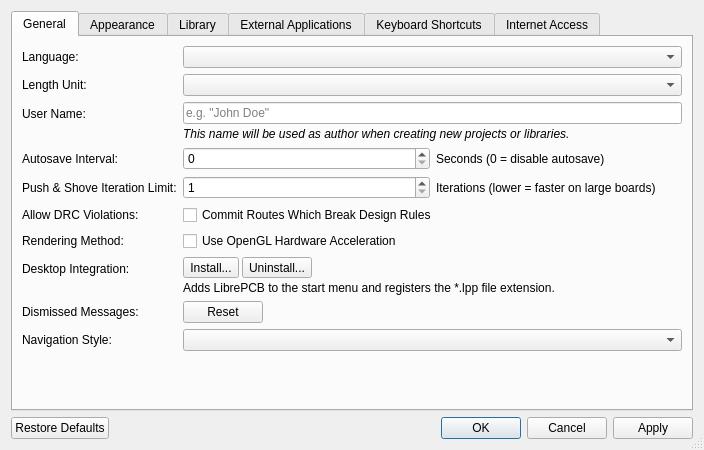
<?xml version="1.0" encoding="UTF-8"?>
<ui version="4.0">
 <class>librepcb::editor::WorkspaceSettingsDialog</class>
 <widget class="QDialog" name="librepcb::editor::WorkspaceSettingsDialog">
  <property name="windowModality">
   <enum>Qt::WindowModality::ApplicationModal</enum>
  </property>
  <property name="geometry">
   <rect>
    <x>0</x>
    <y>0</y>
    <width>704</width>
    <height>450</height>
   </rect>
  </property>
  <property name="windowTitle">
   <string>Workspace Settings</string>
  </property>
  <property name="sizeGripEnabled">
   <bool>true</bool>
  </property>
  <property name="modal">
   <bool>true</bool>
  </property>
  <layout class="QVBoxLayout" name="verticalLayout">
   <item>
    <widget class="QTabWidget" name="tabWidget">
     <property name="currentIndex">
      <number>0</number>
     </property>
     <widget class="QWidget" name="generalTab">
      <attribute name="title">
       <string>General</string>
      </attribute>
      <layout class="QFormLayout" name="formLayout">
       <property name="fieldGrowthPolicy">
        <enum>QFormLayout::FieldGrowthPolicy::AllNonFixedFieldsGrow</enum>
       </property>
       <item row="0" column="0">
        <widget class="QLabel" name="label_5">
         <property name="text">
          <string>Language:</string>
         </property>
        </widget>
       </item>
       <item row="0" column="1">
        <widget class="QComboBox" name="cbxAppLocale">
         <property name="insertPolicy">
          <enum>QComboBox::InsertPolicy::NoInsert</enum>
         </property>
        </widget>
       </item>
       <item row="1" column="0">
        <widget class="QLabel" name="label_4">
         <property name="text">
          <string>Length Unit:</string>
         </property>
        </widget>
       </item>
       <item row="1" column="1">
        <widget class="QComboBox" name="cbxDefaultLengthUnit">
         <property name="insertPolicy">
          <enum>QComboBox::InsertPolicy::NoInsert</enum>
         </property>
        </widget>
       </item>
       <item row="2" column="0">
        <widget class="QLabel" name="label_2">
         <property name="text">
          <string>User Name:</string>
         </property>
        </widget>
       </item>
       <item row="2" column="1">
        <layout class="QVBoxLayout" name="verticalLayout_7">
         <property name="spacing">
          <number>3</number>
         </property>
         <property name="sizeConstraint">
          <enum>QLayout::SizeConstraint::SetMinimumSize</enum>
         </property>
         <item>
          <widget class="QLineEdit" name="edtUserName">
           <property name="text">
            <string notr="true"/>
           </property>
           <property name="maxLength">
            <number>100</number>
           </property>
           <property name="placeholderText">
            <string extracomment="Example for a user name.">e.g. &quot;John Doe&quot;</string>
           </property>
           <property name="clearButtonEnabled">
            <bool>true</bool>
           </property>
          </widget>
         </item>
         <item>
          <widget class="QLabel" name="label_3">
           <property name="sizePolicy">
            <sizepolicy hsizetype="Preferred" vsizetype="Fixed">
             <horstretch>0</horstretch>
             <verstretch>0</verstretch>
            </sizepolicy>
           </property>
           <property name="font">
            <font>
             <pointsize>9</pointsize>
             <italic>true</italic>
            </font>
           </property>
           <property name="text">
            <string>This name will be used as author when creating new projects or libraries.</string>
           </property>
           <property name="wordWrap">
            <bool>true</bool>
           </property>
          </widget>
         </item>
        </layout>
       </item>
       <item row="3" column="0">
        <widget class="QLabel" name="label_6">
         <property name="text">
          <string>Autosave Interval:</string>
         </property>
        </widget>
       </item>
       <item row="4" column="0">
        <widget class="QLabel" name="lblPnsShoveIterationLimit">
         <property name="toolTip">
          <string>Limits how many push steps the router tries for each mouse movement before it gives up and walks around the obstacle instead. 250 is KiCad's value. A lower value like 50 makes routing on large boards much more responsive, at the price of occasionally not pushing a long chain of traces. Applies to the next route.</string>
         </property>
         <property name="text">
          <string>Push &amp; Shove Iteration Limit:</string>
         </property>
        </widget>
       </item>
       <item row="6" column="0">
        <widget class="QLabel" name="label_10">
         <property name="text">
          <string>Rendering Method:</string>
         </property>
        </widget>
       </item>
       <item row="7" column="0">
        <widget class="QLabel" name="lblDesktopIntegration">
         <property name="text">
          <string>Desktop Integration:</string>
         </property>
        </widget>
       </item>
       <item row="8" column="0">
        <widget class="QLabel" name="label">
         <property name="text">
          <string>Dismissed Messages:</string>
         </property>
        </widget>
       </item>
       <item row="8" column="1">
        <widget class="QPushButton" name="btnResetDismissedMessages">
         <property name="sizePolicy">
          <sizepolicy hsizetype="Fixed" vsizetype="Fixed">
           <horstretch>0</horstretch>
           <verstretch>0</verstretch>
          </sizepolicy>
         </property>
         <property name="text">
          <string notr="true">Reset</string>
         </property>
        </widget>
       </item>
       <item row="3" column="1">
        <layout class="QHBoxLayout" name="horizontalLayout">
         <item>
          <widget class="QSpinBox" name="spbAutosaveInterval">
           <property name="maximum">
            <number>10000</number>
           </property>
           <property name="singleStep">
            <number>60</number>
           </property>
          </widget>
         </item>
         <item>
          <widget class="QLabel" name="label_7">
           <property name="text">
            <string>Seconds (0 = disable autosave)</string>
           </property>
          </widget>
         </item>
        </layout>
       </item>
       <item row="4" column="1">
        <layout class="QHBoxLayout" name="horizontalLayout_9">
         <item>
          <widget class="QSpinBox" name="spbPnsShoveIterationLimit">
           <property name="toolTip">
            <string>Limits how many push steps the router tries for each mouse movement before it gives up and walks around the obstacle instead. 250 is KiCad's value. A lower value like 50 makes routing on large boards much more responsive, at the price of occasionally not pushing a long chain of traces. Applies to the next route.</string>
           </property>
           <property name="minimum">
            <number>1</number>
           </property>
           <property name="maximum">
            <number>10000</number>
           </property>
           <property name="singleStep">
            <number>10</number>
           </property>
          </widget>
         </item>
         <item>
          <widget class="QLabel" name="lblPnsShoveIterationLimitHint">
           <property name="text">
            <string>Iterations (lower = faster on large boards)</string>
           </property>
          </widget>
         </item>
        </layout>
       </item>
       <item row="5" column="0">
        <widget class="QLabel" name="lblPnsAllowDrcViolations">
         <property name="toolTip">
          <string>Only the router's "mark obstacles" mode is affected. With this on, a route which collides with something is committed anyway and the design rule check reports it afterwards. Off by default, which refuses such a route instead.</string>
         </property>
         <property name="text">
          <string>Allow DRC Violations:</string>
         </property>
        </widget>
       </item>
       <item row="5" column="1">
        <widget class="QCheckBox" name="cbxPnsAllowDrcViolations">
         <property name="toolTip">
          <string>Only the router's "mark obstacles" mode is affected. With this on, a route which collides with something is committed anyway and the design rule check reports it afterwards. Off by default, which refuses such a route instead.</string>
         </property>
         <property name="text">
          <string>Commit Routes Which Break Design Rules</string>
         </property>
        </widget>
       </item>
       <item row="6" column="1">
        <widget class="QCheckBox" name="cbxUseOpenGl">
         <property name="text">
          <string>Use OpenGL Hardware Acceleration</string>
         </property>
        </widget>
       </item>
       <item row="7" column="1">
        <layout class="QVBoxLayout" name="verticalLayout_8">
         <property name="spacing">
          <number>3</number>
         </property>
         <item>
          <layout class="QHBoxLayout" name="horizontalLayout_5">
           <item>
            <widget class="QToolButton" name="btnInstallApp">
             <property name="text">
              <string>Install...</string>
             </property>
            </widget>
           </item>
           <item>
            <widget class="QToolButton" name="btnUninstallApp">
             <property name="text">
              <string>Uninstall...</string>
             </property>
            </widget>
           </item>
           <item>
            <widget class="QLabel" name="lblDesktopIntegrationStatus">
             <property name="sizePolicy">
              <sizepolicy hsizetype="Expanding" vsizetype="Preferred">
               <horstretch>0</horstretch>
               <verstretch>0</verstretch>
              </sizepolicy>
             </property>
             <property name="text">
              <string notr="true"/>
             </property>
             <property name="indent">
              <number>10</number>
             </property>
            </widget>
           </item>
          </layout>
         </item>
         <item>
          <widget class="QLabel" name="label_20">
           <property name="text">
            <string>Adds LibrePCB to the start menu and registers the *.lpp file extension.</string>
           </property>
           <property name="wordWrap">
            <bool>true</bool>
           </property>
          </widget>
         </item>
        </layout>
       </item>
       <item row="9" column="0">
        <widget class="QLabel" name="lblNavigationStyle">
         <property name="toolTip">
          <string>In the touchpad style, Shift with pointer motion pans, and Ctrl+Shift with vertical pointer motion zooms about the pointer (moving up zooms in), in the 2D editors and the 3D viewer alike. Alt with pointer motion rotates the 3D view, and Alt instead of Shift disables grid snapping in the 2D tools. The mouse buttons and the wheel keep working as in the default style. Applies immediately.</string>
         </property>
         <property name="text">
          <string>Navigation Style:</string>
         </property>
        </widget>
       </item>
       <item row="9" column="1">
        <widget class="QComboBox" name="cbxNavigationStyle">
         <property name="toolTip">
          <string>In the touchpad style, Shift with pointer motion pans, and Ctrl+Shift with vertical pointer motion zooms about the pointer (moving up zooms in), in the 2D editors and the 3D viewer alike. Alt with pointer motion rotates the 3D view, and Alt instead of Shift disables grid snapping in the 2D tools. The mouse buttons and the wheel keep working as in the default style. Applies immediately.</string>
         </property>
         <property name="insertPolicy">
          <enum>QComboBox::InsertPolicy::NoInsert</enum>
         </property>
        </widget>
       </item>
      </layout>
     </widget>
     <widget class="QWidget" name="appearanceTab">
      <attribute name="title">
       <string>Appearance</string>
      </attribute>
      <layout class="QGridLayout" name="gridLayout" rowstretch="0,0,0,0,1" columnstretch="0,0,1,0,0,0,0,0,0,0">
       <property name="horizontalSpacing">
        <number>0</number>
       </property>
       <item row="2" column="2">
        <widget class="QComboBox" name="cbxBoard2dColorSchemes">
         <property name="font">
          <font>
           <bold>false</bold>
          </font>
         </property>
         <property name="maxVisibleItems">
          <number>15</number>
         </property>
         <property name="insertPolicy">
          <enum>QComboBox::InsertPolicy::NoInsert</enum>
         </property>
        </widget>
       </item>
       <item row="1" column="2">
        <widget class="QComboBox" name="cbxSchematicColorSchemes">
         <property name="font">
          <font>
           <bold>false</bold>
          </font>
         </property>
         <property name="maxVisibleItems">
          <number>15</number>
         </property>
         <property name="insertPolicy">
          <enum>QComboBox::InsertPolicy::NoInsert</enum>
         </property>
        </widget>
       </item>
       <item row="1" column="6">
        <widget class="QToolButton" name="btnDuplicateSchematicColorScheme">
         <property name="toolTip">
          <string>Duplicate</string>
         </property>
         <property name="text">
          <string notr="true"/>
         </property>
         <property name="icon">
          <iconset>
           <normaloff>:/img/actions/copy.png</normaloff>:/img/actions/copy.png</iconset>
         </property>
        </widget>
       </item>
       <item row="1" column="0">
        <widget class="QLabel" name="label_18">
         <property name="font">
          <font>
           <bold>false</bold>
          </font>
         </property>
         <property name="text">
          <string>Schematics:</string>
         </property>
        </widget>
       </item>
       <item row="2" column="4">
        <widget class="QToolButton" name="btnEditBoard2dColorScheme">
         <property name="toolTip">
          <string>Modify (only for user-defined color schemes)</string>
         </property>
         <property name="text">
          <string notr="true"/>
         </property>
         <property name="icon">
          <iconset>
           <normaloff>:/img/actions/edit.png</normaloff>:/img/actions/edit.png</iconset>
         </property>
        </widget>
       </item>
       <item row="0" column="1">
        <spacer name="horizontalSpacer">
         <property name="orientation">
          <enum>Qt::Orientation::Vertical</enum>
         </property>
         <property name="sizeType">
          <enum>QSizePolicy::Policy::Fixed</enum>
         </property>
         <property name="sizeHint" stdset="0">
          <size>
           <width>6</width>
           <height>20</height>
          </size>
         </property>
        </spacer>
       </item>
       <item row="1" column="7">
        <widget class="QLabel" name="label_17">
         <property name="sizePolicy">
          <sizepolicy hsizetype="Fixed" vsizetype="Preferred">
           <horstretch>0</horstretch>
           <verstretch>0</verstretch>
          </sizepolicy>
         </property>
         <property name="text">
          <string>Grid:</string>
         </property>
         <property name="indent">
          <number>20</number>
         </property>
        </widget>
       </item>
       <item row="0" column="0">
        <widget class="QLabel" name="label_16">
         <property name="text">
          <string>Theme:</string>
         </property>
        </widget>
       </item>
       <item row="3" column="4">
        <widget class="QToolButton" name="btnEditBoard3dColorScheme">
         <property name="toolTip">
          <string>Modify (only for user-defined color schemes)</string>
         </property>
         <property name="text">
          <string notr="true"/>
         </property>
         <property name="icon">
          <iconset>
           <normaloff>:/img/actions/edit.png</normaloff>:/img/actions/edit.png</iconset>
         </property>
        </widget>
       </item>
       <item row="2" column="9">
        <widget class="QComboBox" name="cbxBoardGridStyle">
         <property name="sizePolicy">
          <sizepolicy hsizetype="Fixed" vsizetype="Fixed">
           <horstretch>0</horstretch>
           <verstretch>0</verstretch>
          </sizepolicy>
         </property>
        </widget>
       </item>
       <item row="1" column="5">
        <widget class="QToolButton" name="btnRemoveSchematicColorScheme">
         <property name="toolTip">
          <string>Remove (only for user-defined color schemes)</string>
         </property>
         <property name="text">
          <string notr="true"/>
         </property>
         <property name="icon">
          <iconset>
           <normaloff>:/img/actions/minus.png</normaloff>:/img/actions/minus.png</iconset>
         </property>
        </widget>
       </item>
       <item row="3" column="6">
        <widget class="QToolButton" name="btnDuplicateBoard3dColorScheme">
         <property name="toolTip">
          <string>Duplicate</string>
         </property>
         <property name="text">
          <string notr="true"/>
         </property>
         <property name="icon">
          <iconset>
           <normaloff>:/img/actions/copy.png</normaloff>:/img/actions/copy.png</iconset>
         </property>
        </widget>
       </item>
       <item row="2" column="7">
        <widget class="QLabel" name="label_19">
         <property name="sizePolicy">
          <sizepolicy hsizetype="Fixed" vsizetype="Preferred">
           <horstretch>0</horstretch>
           <verstretch>0</verstretch>
          </sizepolicy>
         </property>
         <property name="text">
          <string>Grid:</string>
         </property>
         <property name="indent">
          <number>20</number>
         </property>
        </widget>
       </item>
       <item row="4" column="0">
        <spacer name="verticalSpacer">
         <property name="orientation">
          <enum>Qt::Orientation::Vertical</enum>
         </property>
         <property name="sizeHint" stdset="0">
          <size>
           <width>20</width>
           <height>40</height>
          </size>
         </property>
        </spacer>
       </item>
       <item row="3" column="2">
        <widget class="QComboBox" name="cbxBoard3dColorSchemes">
         <property name="font">
          <font>
           <bold>false</bold>
          </font>
         </property>
         <property name="maxVisibleItems">
          <number>15</number>
         </property>
         <property name="insertPolicy">
          <enum>QComboBox::InsertPolicy::NoInsert</enum>
         </property>
        </widget>
       </item>
       <item row="0" column="2">
        <widget class="QComboBox" name="cbxUiTheme"/>
       </item>
       <item row="2" column="5">
        <widget class="QToolButton" name="btnRemoveBoard2dColorScheme">
         <property name="toolTip">
          <string>Remove (only for user-defined color schemes)</string>
         </property>
         <property name="text">
          <string notr="true"/>
         </property>
         <property name="icon">
          <iconset>
           <normaloff>:/img/actions/minus.png</normaloff>:/img/actions/minus.png</iconset>
         </property>
        </widget>
       </item>
       <item row="1" column="4">
        <widget class="QToolButton" name="btnEditSchematicColorScheme">
         <property name="toolTip">
          <string>Modify (only for user-defined color schemes)</string>
         </property>
         <property name="text">
          <string notr="true"/>
         </property>
         <property name="icon">
          <iconset>
           <normaloff>:/img/actions/edit.png</normaloff>:/img/actions/edit.png</iconset>
         </property>
        </widget>
       </item>
       <item row="3" column="5">
        <widget class="QToolButton" name="btnRemoveBoard3dColorScheme">
         <property name="toolTip">
          <string>Remove (only for user-defined color schemes)</string>
         </property>
         <property name="text">
          <string notr="true"/>
         </property>
         <property name="icon">
          <iconset>
           <normaloff>:/img/actions/minus.png</normaloff>:/img/actions/minus.png</iconset>
         </property>
        </widget>
       </item>
       <item row="3" column="0">
        <widget class="QLabel" name="label_23">
         <property name="font">
          <font>
           <bold>false</bold>
          </font>
         </property>
         <property name="text">
          <string>3D Views:</string>
         </property>
        </widget>
       </item>
       <item row="1" column="9">
        <widget class="QComboBox" name="cbxSchematicGridStyle">
         <property name="sizePolicy">
          <sizepolicy hsizetype="Fixed" vsizetype="Fixed">
           <horstretch>0</horstretch>
           <verstretch>0</verstretch>
          </sizepolicy>
         </property>
        </widget>
       </item>
       <item row="2" column="6">
        <widget class="QToolButton" name="btnDuplicateBoard2dColorScheme">
         <property name="toolTip">
          <string>Duplicate</string>
         </property>
         <property name="text">
          <string notr="true"/>
         </property>
         <property name="icon">
          <iconset>
           <normaloff>:/img/actions/copy.png</normaloff>:/img/actions/copy.png</iconset>
         </property>
        </widget>
       </item>
       <item row="2" column="0">
        <widget class="QLabel" name="label_21">
         <property name="font">
          <font>
           <bold>false</bold>
          </font>
         </property>
         <property name="text">
          <string>Boards:</string>
         </property>
        </widget>
       </item>
       <item row="0" column="8">
        <spacer name="horizontalSpacer_2">
         <property name="orientation">
          <enum>Qt::Orientation::Vertical</enum>
         </property>
         <property name="sizeType">
          <enum>QSizePolicy::Policy::Fixed</enum>
         </property>
         <property name="sizeHint" stdset="0">
          <size>
           <width>6</width>
           <height>20</height>
          </size>
         </property>
        </spacer>
       </item>
      </layout>
     </widget>
     <widget class="QWidget" name="libraryTab">
      <attribute name="title">
       <string>Library</string>
      </attribute>
      <layout class="QFormLayout" name="formLayout_3">
       <property name="fieldGrowthPolicy">
        <enum>QFormLayout::FieldGrowthPolicy::AllNonFixedFieldsGrow</enum>
       </property>
       <item row="0" column="0">
        <widget class="QLabel" name="label_11">
         <property name="text">
          <string>Preferred Languages:
(Highest priority at top)</string>
         </property>
        </widget>
       </item>
       <item row="1" column="0">
        <widget class="QLabel" name="label_12">
         <property name="text">
          <string>Preferred Norms:
(Highest priority at top)</string>
         </property>
        </widget>
       </item>
       <item row="0" column="1">
        <widget class="librepcb::editor::EditableTableWidget" name="tblLibLocaleOrder">
         <property name="editTriggers">
          <set>QAbstractItemView::EditTrigger::AllEditTriggers</set>
         </property>
         <attribute name="horizontalHeaderVisible">
          <bool>false</bool>
         </attribute>
         <attribute name="verticalHeaderVisible">
          <bool>false</bool>
         </attribute>
        </widget>
       </item>
       <item row="1" column="1">
        <widget class="librepcb::editor::EditableTableWidget" name="tblLibNormOrder">
         <property name="editTriggers">
          <set>QAbstractItemView::EditTrigger::AllEditTriggers</set>
         </property>
         <attribute name="horizontalHeaderVisible">
          <bool>false</bool>
         </attribute>
         <attribute name="verticalHeaderVisible">
          <bool>false</bool>
         </attribute>
        </widget>
       </item>
      </layout>
     </widget>
     <widget class="QWidget" name="externalApplicationsTab">
      <attribute name="title">
       <string>External Applications</string>
      </attribute>
      <layout class="QHBoxLayout" name="horizontalLayout_2" stretch="1,3">
       <property name="leftMargin">
        <number>0</number>
       </property>
       <property name="topMargin">
        <number>0</number>
       </property>
       <property name="rightMargin">
        <number>0</number>
       </property>
       <property name="bottomMargin">
        <number>0</number>
       </property>
       <item>
        <widget class="QListWidget" name="lstExternalApplications">
         <property name="frameShape">
          <enum>QFrame::Shape::NoFrame</enum>
         </property>
         <property name="horizontalScrollBarPolicy">
          <enum>Qt::ScrollBarPolicy::ScrollBarAlwaysOff</enum>
         </property>
         <property name="editTriggers">
          <set>QAbstractItemView::EditTrigger::NoEditTriggers</set>
         </property>
         <property name="tabKeyNavigation">
          <bool>true</bool>
         </property>
        </widget>
       </item>
       <item>
        <layout class="QVBoxLayout" name="verticalLayout_6" stretch="0,0,0,1">
         <property name="spacing">
          <number>3</number>
         </property>
         <property name="topMargin">
          <number>3</number>
         </property>
         <property name="rightMargin">
          <number>9</number>
         </property>
         <property name="bottomMargin">
          <number>4</number>
         </property>
         <item>
          <widget class="QLabel" name="label_14">
           <property name="font">
            <font>
             <bold>true</bold>
            </font>
           </property>
           <property name="text">
            <string>Custom command(s):</string>
           </property>
          </widget>
         </item>
         <item>
          <layout class="QVBoxLayout" name="layoutExternalApplicationCommands">
           <property name="spacing">
            <number>1</number>
           </property>
           <property name="bottomMargin">
            <number>2</number>
           </property>
          </layout>
         </item>
         <item>
          <widget class="QLabel" name="lblExternalApplicationsPlaceholders">
           <property name="text">
            <string notr="true">Available placeholders:</string>
           </property>
           <property name="wordWrap">
            <bool>true</bool>
           </property>
          </widget>
         </item>
         <item>
          <widget class="QLabel" name="label_13">
           <property name="font">
            <font>
             <italic>true</italic>
            </font>
           </property>
           <property name="text">
            <string>You can add multiple commands to make the same settings working on multiple computers. LibrePCB will iterate through the list of commands until one of them succeeds. If none succeeds, the system's default application will be used.</string>
           </property>
           <property name="alignment">
            <set>Qt::AlignmentFlag::AlignBottom|Qt::AlignmentFlag::AlignLeading|Qt::AlignmentFlag::AlignLeft</set>
           </property>
           <property name="wordWrap">
            <bool>true</bool>
           </property>
          </widget>
         </item>
        </layout>
       </item>
      </layout>
     </widget>
     <widget class="QWidget" name="keyboardShortcutsTab">
      <attribute name="title">
       <string>Keyboard Shortcuts</string>
      </attribute>
      <layout class="QVBoxLayout" name="verticalLayout_2">
       <property name="spacing">
        <number>0</number>
       </property>
       <property name="leftMargin">
        <number>0</number>
       </property>
       <property name="topMargin">
        <number>0</number>
       </property>
       <property name="rightMargin">
        <number>0</number>
       </property>
       <property name="bottomMargin">
        <number>0</number>
       </property>
       <item>
        <widget class="QTreeView" name="treeKeyboardShortcuts">
         <property name="frameShape">
          <enum>QFrame::Shape::NoFrame</enum>
         </property>
         <property name="horizontalScrollBarPolicy">
          <enum>Qt::ScrollBarPolicy::ScrollBarAlwaysOff</enum>
         </property>
         <property name="showDropIndicator" stdset="0">
          <bool>false</bool>
         </property>
         <property name="indentation">
          <number>8</number>
         </property>
         <property name="rootIsDecorated">
          <bool>false</bool>
         </property>
         <property name="itemsExpandable">
          <bool>false</bool>
         </property>
         <property name="headerHidden">
          <bool>true</bool>
         </property>
         <attribute name="headerStretchLastSection">
          <bool>false</bool>
         </attribute>
        </widget>
       </item>
       <item>
        <widget class="Line" name="line">
         <property name="orientation">
          <enum>Qt::Orientation::Horizontal</enum>
         </property>
        </widget>
       </item>
       <item>
        <widget class="QLineEdit" name="edtCommandFilter">
         <property name="inputMask">
          <string notr="true"/>
         </property>
         <property name="text">
          <string notr="true"/>
         </property>
         <property name="frame">
          <bool>false</bool>
         </property>
         <property name="placeholderText">
          <string>Type to filter...</string>
         </property>
         <property name="clearButtonEnabled">
          <bool>true</bool>
         </property>
        </widget>
       </item>
      </layout>
     </widget>
     <widget class="QWidget" name="internetAccessTab">
      <attribute name="title">
       <string>Internet Access</string>
      </attribute>
      <layout class="QVBoxLayout" name="verticalLayout_5">
       <item>
        <widget class="QLabel" name="lblApiEndpointsInfo">
         <property name="text">
          <string>&lt;html&gt;&lt;body&gt;
&lt;p&gt;API endpoints are used to access online services, for example to download libraries from the Internet.&lt;/p&gt;
&lt;p&gt;You can add any server to this list which implements the LibrePCB API. The official LibrePCB server is &lt;a href=&quot;https://api.librepcb.org&quot;&gt;&lt;span style=&quot; text-decoration: underline; color:#007af4;&quot;&gt;https://api.librepcb.org&lt;/span&gt;&lt;/a&gt;.
To completely disable Internet access, just remove all entries.&lt;/p&gt;
&lt;/body&gt;&lt;/html&gt;</string>
         </property>
         <property name="wordWrap">
          <bool>true</bool>
         </property>
        </widget>
       </item>
       <item>
        <widget class="librepcb::editor::EditableTableWidget" name="edtApiEndpoints">
         <property name="editTriggers">
          <set>QAbstractItemView::EditTrigger::AllEditTriggers</set>
         </property>
         <attribute name="verticalHeaderVisible">
          <bool>false</bool>
         </attribute>
        </widget>
       </item>
       <item>
        <layout class="QHBoxLayout" name="horizontalLayout_3">
         <item>
          <widget class="QLabel" name="label_8">
           <property name="text">
            <string>Automatic Library Updates:</string>
           </property>
          </widget>
         </item>
         <item>
          <widget class="QComboBox" name="cbxLibrariesAutoUpdateMode"/>
         </item>
         <item>
          <spacer name="horizontalSpacer_3">
           <property name="orientation">
            <enum>Qt::Orientation::Horizontal</enum>
           </property>
           <property name="sizeHint" stdset="0">
            <size>
             <width>40</width>
             <height>20</height>
            </size>
           </property>
          </spacer>
         </item>
         <item>
          <widget class="QCheckBox" name="cbxAutofetchLivePartInformation">
           <property name="toolTip">
            <string>&lt;p&gt;Allow the editors to automatically display live information about parts (lifecycle status, stock availability, price, ...) by requesting it from the configured API endpoints.&lt;/p&gt;&lt;p&gt;This may generate many API requests, especially while adding components to schematics.&lt;/p&gt;&lt;p&gt;If this feature is disabled, no such API requests are made (and no live information is displayed) without explicit user interaction.&lt;/p&gt;</string>
           </property>
           <property name="text">
            <string>Auto-Fetch Live Part Information</string>
           </property>
          </widget>
         </item>
        </layout>
       </item>
      </layout>
     </widget>
    </widget>
   </item>
   <item>
    <widget class="QDialogButtonBox" name="buttonBox">
     <property name="orientation">
      <enum>Qt::Orientation::Horizontal</enum>
     </property>
     <property name="standardButtons">
      <set>QDialogButtonBox::StandardButton::Apply|QDialogButtonBox::StandardButton::Cancel|QDialogButtonBox::StandardButton::Ok|QDialogButtonBox::StandardButton::RestoreDefaults</set>
     </property>
    </widget>
   </item>
  </layout>
 </widget>
 <customwidgets>
  <customwidget>
   <class>librepcb::editor::EditableTableWidget</class>
   <extends>QTableView</extends>
   <header location="global">librepcb/editor/widgets/editabletablewidget.h</header>
  </customwidget>
 </customwidgets>
 <resources/>
 <connections/>
</ui>
